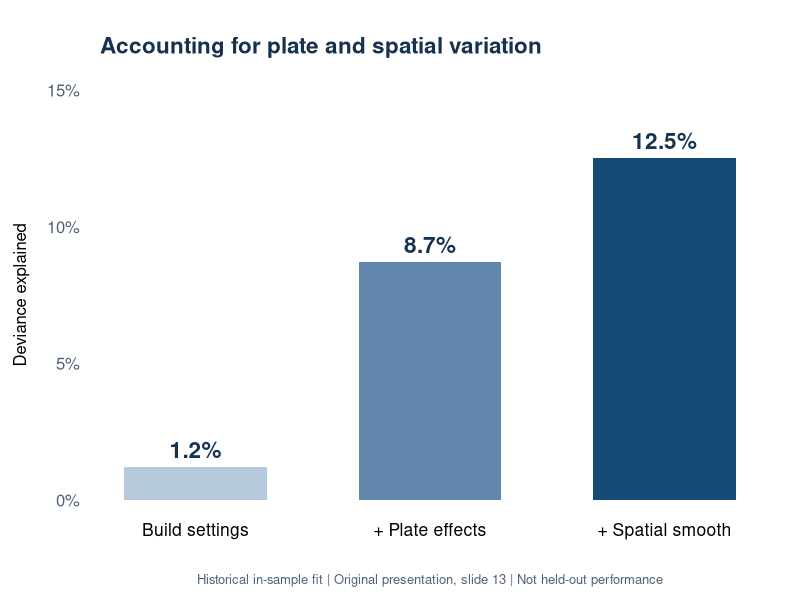

Write the R code that produced this figure.
# Documentation graphic only; does not fit or evaluate a model.
# Source: Cluster Commanders' 2025 Sandia Data Challenge presentation, slide 13.
# Values are the printed, rounded, historical IN-SAMPLE deviance explained.

values <- c(1.2, 8.7, 12.5)
labels <- c("Build settings", "+ Plate effects", "+ Spatial smooth")

# Use R's configured PNG device (Quartz on macOS, typically Cairo on Linux).
png("model-fit.png", width = 1500, height = 760, res = 160)
par(mar = c(5, 5, 4.5, 2), bg = "white", family = "sans", las = 1)
centers <- barplot(values, names.arg = labels, ylim = c(0, 15),
                  col = c("#B7C9DC", "#6187AC", "#164B76"), border = NA,
                  axes = FALSE, cex.names = 1.05, space = 0.65)
axis(2, at = seq(0, 15, 5), labels = paste0(seq(0, 15, 5), "%"),
     col = NA, col.ticks = NA, col.axis = "#506176")
text(centers, values + 0.65, labels = paste0(values, "%"),
     font = 2, cex = 1.35, col = "#16324F")
mtext("Deviance explained", side = 2, line = 3.5, las = 0, cex = 1.0)
title(main = "Accounting for plate and spatial variation", adj = 0,
      col.main = "#16324F", cex.main = 1.35)
mtext("Historical in-sample fit | Original presentation, slide 13 | Not held-out performance",
      side = 1, line = 3.4, cex = 0.78, col = "#506176")
invisible(dev.off())
